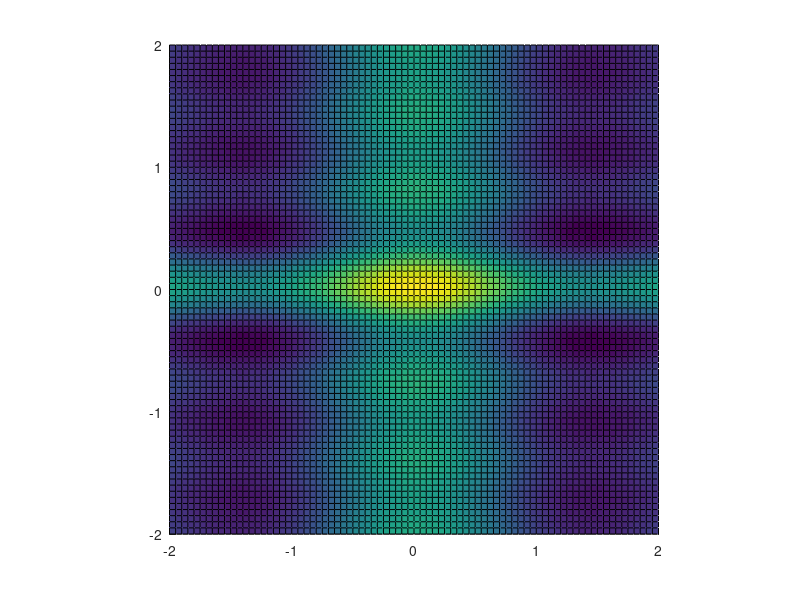

Recreate this plot in MATLAB.
clear 
divs = 20;
x = -2:1/divs:2;
y = -2:1/divs:2;
[X,Y] = meshgrid(x,y);
Z = sinc(X) + sinc(pi*Y) ;

figure, hold on, grid on,rotate3d on, axis square
surf(X,Y,Z)






